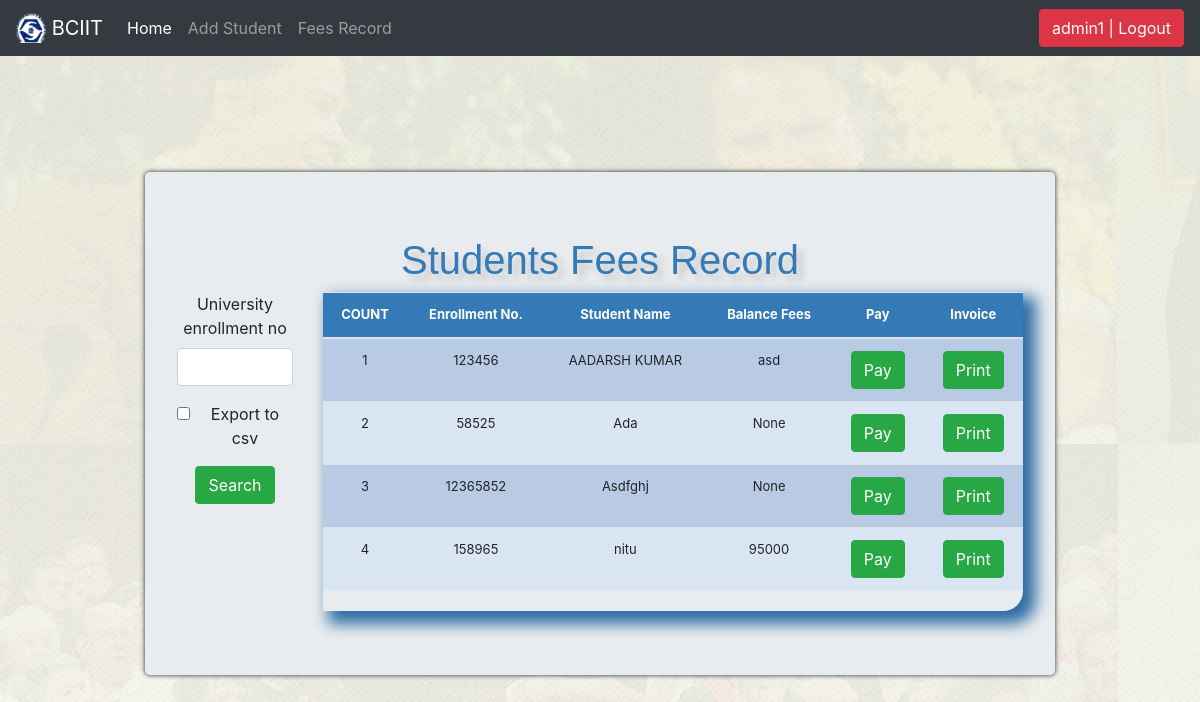
The app's page /fee_manage/ (signed in) with its own data.
### feesm/models.py (models this page shows, shortened)
class fee(models.Model):
    university_enrollment_no = models.CharField(max_length=50, blank=True, null=True)
    name_of_student = models.CharField(max_length=50, blank=False, null=True)
    nimcet_cet_rank = models.CharField(max_length=10, blank=False, null=True)
    class_batch = models.CharField(max_length=50, default='0', blank=False, null=True)
    receipt_no = models.CharField(max_length=50, blank=True)
    receipt_date = models.DateTimeField(auto_now_add=True, auto_now=False)
    total_fee = models.CharField(max_length=50, blank=True, null=True)
    total_fee_deposited_at_university = models.CharField(max_length=50, blank=True, null=True)
    current_amount_deposited = models.CharField(max_length=50, blank=True, null=True)
    Balance_fee = models.CharField(max_length=50, blank=True, null=True)
    mode_of_payment = models.CharField(max_length=50, default='0', blank=True, null=True)
    instrument_no = models.CharField(max_length=50, blank=True, null=True)
    drawn_on_bank_name = models.CharField(max_length=50, blank=True, default=True)
    bank_name = models.CharField(max_length=50, blank=True, null=True)
    remarks = models.CharField(max_length=50, blank=True, null=True)
    mob_no = models.CharField(max_length=12, blank=False, null=True)
    deposit_date = models.DateTimeField(auto_now_add=False, auto_now=False, blank=True)
    university_fee = models.CharField(max_length=50, blank=True, null=True)
    student_activity_fee = models.CharField(max_length=50, blank=True, null=True)
    security_fee = models.CharField(max_length=50, blank=True, null=True)

### feesm/views.py (the view, shortened to what this page needs)
# urls.py: path('fee_manage/', views.fee_manage, name='fee_manage'),
@login_required
def fee_manage(request):
    title = 'Students Fees Record'
    queryset = fee.objects.all()
    form = StudentSearchForm(request.POST or None)
    context = {
        "title": title,
        "queryset": queryset,
        "form": form,
    }
    return render(request, "fee_manage.html", context)
    form = StudentDataExportForm(request.POST or None)

### feesm/forms.py
class StudentSearchForm(forms.ModelForm):
    export_to_CSV = forms.BooleanField(required=False)
    class Meta:
        model = fee
        fields = ['university_enrollment_no']

### feesm/templates/fee_manage.html (shortened to what this page needs)
<!doctype html>
<html lang="en">
  <head>
    <link rel="stylesheet" href="https://cdnjs.cloudflare.com/ajax/libs/font-awesome/4.7.0/css/font-awesome.min.css">
    {% load static %}
    <link href="{% static 'css/stylesheet.css' %}" rel="stylesheet">
    <link href="{% static 'css/bootstrap.min.css' %}" rel="stylesheet">
    <link href="{% static 'css/navbar-top-fixed.css' %}" rel="stylesheet">
  </head>
  <body>
{% include 'navbar.html' %}
<main role="main" class="container">
  <div class="jumbotron">
    <div class="header">
          <h1>{{title}}</h1>
    </div>
      <div class="row">
          <div class="col-sm-2">
        {% load crispy_forms_tags %}
            <form method='POST' action=''>{% csrf_token %}
            {{form|crispy}}
                <input class="btn btn-success" type="submit" value='Search'/>
            </form>
          </div>
            <br>
          <div class="col-sm-10">
                  <div class="display_table">
                    <table class='table'>
                    <thead>
                      <tr>
                        <th>COUNT</th>
                        <th>Enrollment No.</th>
                        <th>Student Name</th>
                        <th>Balance Fees</th>
                        <th>Pay</th>
                          <th>Invoice</th>
                      </tr>
                    </thead>
                  {% for instance in queryset %}
                      <tr>
                        <td>{{forloop.counter}}</td>
                        <td>{{instance.university_enrollment_no}}</td>
                        <td>{{instance.name_of_student}}</td>
                        <td>{{instance.Balance_fee}}</td>
                        <td><a href="{% url 'update_fee' instance.university_enrollment_no %}" class="btn btn-success">Pay</a></td>
                        <td><a href="{% url 'invoice' instance.university_enrollment_no %}" class="btn btn-success">Print</a></td>
                      </tr>
                  {% endfor %}
                </table>
                </div>
          </div>
      </div>
  </div>
</main>
  </body>
</html>

### feesm/templates/navbar.html (shortened to what this page needs)
    {% load static %}
<nav class="navbar navbar-expand-md navbar-dark fixed-top bg-dark">
  <a class="navbar-brand" href="/">
    <img src="{% static 'img/navlogo.png' %}" width="30" height="30" class="d-inline-block align-top" alt="">
    BCIIT
  </a>
  <div class="collapse navbar-collapse" id="navbarCollapse">
    <ul class="navbar-nav mr-auto">
      <li class="nav-item active">
        <a class="nav-link" href="/">Home <span class="sr-only">(current)</span></a>
      </li>
      {% if request.user.is_authenticated %}
      <li class="nav-item">
        <a class="nav-link" href="/add_student">Add Student</a>
      </li>
      <li class="nav-item">
        <a class="nav-link" href="/fee_manage">Fees Record</a>
      </li>
      {% endif %}
    </ul>
    <ul class="navbar-nav">
        {% if request.user.is_authenticated %}
        <li><a href="/accounts/logout"><button class="btn btn-danger">{{ user }} | Logout</button></a></li>
        {% else %}
        <li><a href="/accounts/login">Login</a></li>
        {% endif %}
    </ul>
  </div>
</nav>

### feesm/static/css/stylesheet.css (style rules this page uses)
body { background-color: #34eb6b; background-image: url("../img/bg.jpg"); }
.table { font-size: 13px; text-align: center; width: 95%; margin: auto; text-align: center; }
.table tr:nth-child(odd) { background: #B8CAE4 }
.table tr:nth-child(even) { background: #dae5f4 }
th { background-color: #337ab7; color: white; }
.display_table { border-bottom-right-radius: 20px; padding-left: 0px; padding-right 5px; padding-bottom: 5px; box-shadow: 9px 9px 15px 4px #2e6da4; }
.header { font-family: helvetica; color: #337ab7; font-size: 50px; text-align: center; width: 100%; text-shadow: 6px 6px 6px #c9c6c6; display: block; font-weight: bolder; }
.jumbotron { top: 50%; box-shadow: 0 0 5px 0; background: inherit; backdrop-filter: blur(5px); margin: 100px; text-align: center; }

### feesm/static/css/navbar-top-fixed.css (style rules this page uses)
body { min-height: 75rem; padding-top: 4.5rem; }

### records on screen
fee: university_enrollment_no "123456", name_of_student "AADARSH KUMAR", Balance_fee "asd"
fee: university_enrollment_no "58525", name_of_student "Ada", Balance_fee "None"
fee: university_enrollment_no "12365852", name_of_student "Asdfghj", Balance_fee "None"
fee: university_enrollment_no "158965", name_of_student "nitu", Balance_fee "95000"

### other values on screen
{{ user }} "admin1"
{{ title }} "Students Fees Record"
